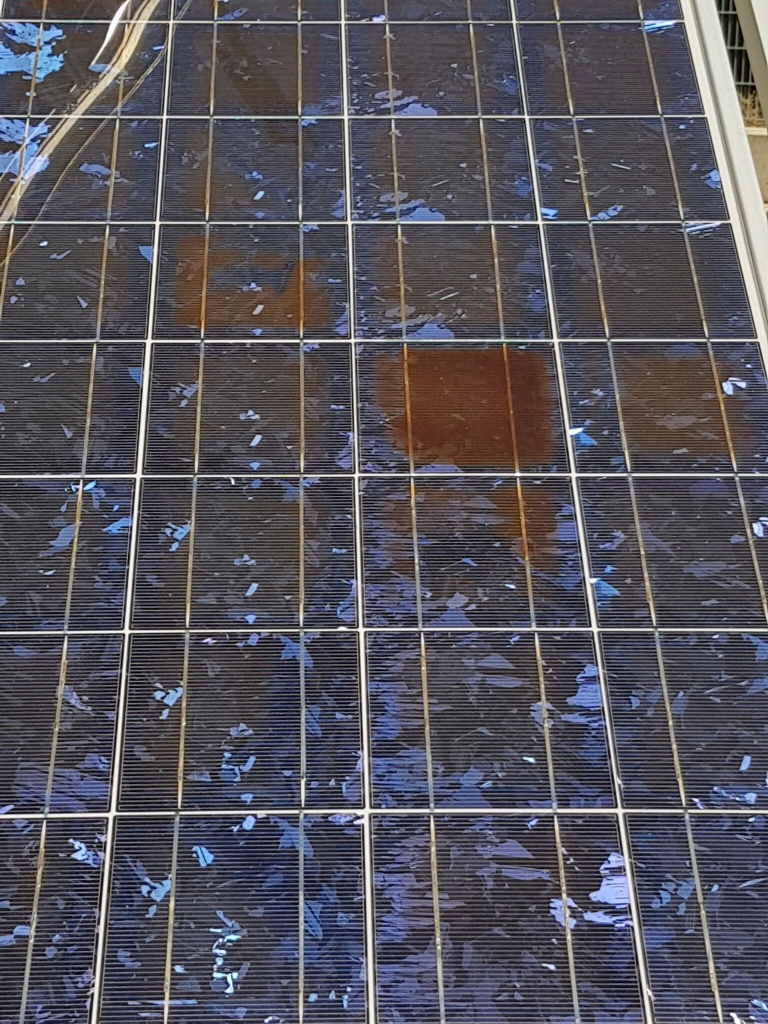
#> input picture Foto.jpg, 1536 x 2048 px, given in place of konta1.jpg, which was not available (shown at 1/2 size)
$ python CloseDetect.py Foto.jpg Foto.jpg
#> lines starting #> are read from the running program, lines starting #| are printed output that depends on the picture; after the words box and inside, x2 and y2 are one past the last pixel; in counts of white or black regions, pixels touching at a corner belong together; pictures that were not available may be replaced by others from this repository, and a replacement may not be noted
import cv2
import numpy as np
import sys

count=0#The count of image proccessed
w=255  #The White Constant
acc=17 #Accepted Error

#A Function to adjust the gamma of a picture
def adjust_gamma(image, gamma=1.0):
	invGamma=1.0/gamma
	table = np.array([((i / 255.0) ** invGamma) * 255
		for i in np.arange(0, 256)]).astype("uint8")
	return cv2.LUT(image, table)
#A function that returns the absolute value
def abs(a):
	if(a<0):
		return -a
	return a
#A function that calculates the Error of 2 values
def sfalma(orig, tim):
	return int((abs(float(orig)-float(tim))/orig)*100)

#A function that get the hierarchy of a Picture's contours
#And calculates the number of contours
def NumOfContours(hier):
	#The hierarchy is an 2D array
	#That the 4th value if its -1 then is a White Contour
	c=0
	if not(hier is None):
		for h in hier[0]:
			if(h[3]==-1):
				c+=1
	return c

#A method that detects if a contour intersects
#With any of the other contours
def intersects(cnt, img):
	img=img.copy() 				#Creating the copy of the picture
	gray=deColorStage(img)		#Moving to Grayscale
	#Passing through a threshold
	thresh = cv2.threshold(gray,254,255,cv2.THRESH_BINARY)[1]
	#Getting the hierarchy
	hier = cv2.findContours(thresh,cv2.RETR_CCOMP,cv2.CHAIN_APPROX_SIMPLE)[2]
	palia=NumOfContours(hier)	#calculates the number of contours now
	#Draws the contour
	cv2.drawContours(img, [cnt], 0, (w,w,w), -1)
	#Redo the above operation
	gray=deColorStage(img)
	thresh = cv2.threshold(gray,254,255,cv2.THRESH_BINARY)[1]
	hier = cv2.findContours(thresh,cv2.RETR_CCOMP,cv2.CHAIN_APPROX_SIMPLE)[2]
	neo=NumOfContours(hier)
	#And if there are less or the same no of contours then it doesnt intersects
	if(neo<=palia):
		return True
	return False

#The main detection Function
def draw_squares(thresh, foto):
	#We detect the contours of the thresholded image
	contours = cv2.findContours(thresh,cv2.RETR_TREE,cv2.CHAIN_APPROX_SIMPLE)[1]
	for cnt in contours: 			#We pass every Contour
		area = cv2.contourArea(cnt)	#I detect the area of the contour
		rect = cv2.minAreaRect(cnt)
		carea=rect[1][0]*rect[1][1] #I calculate the area of the minimum Rect
		if((area>float((float(foto.size)/3)*0.01) and area<=float((float(foto.size)/3)*0.25))):
			#if the area size is accepted (more then 1% and less than 25% of picture)
			if(sfalma(area, carea)<=acc): #And the error is ok
				rect = cv2.minAreaRect(cnt)
				box = cv2.boxPoints(rect)
				box = np.int0(box)
				if (not intersects(cnt, Solars)): #And doesn't intersects
					#Draw it
					cv2.drawContours(foto,[box],0,(b,g,r),10)
					cv2.drawContours(edit, [cnt], 0, (w,w,w), -1)
					cv2.drawContours(Solars, [cnt], 0, (w,w,w), -1)
					#cv2.imshow("Solars", cv2.resize(Solars, (0,0),fx=hmm, fy=hmm))
					#cv2.waitKey(0)
#A method to make a picture black/white
def deColorStage(image):
	image=cv2.cvtColor(image, cv2.COLOR_BGR2GRAY)
	return image

#A method to blur the image
def blurStage(image, blur):
	image=cv2.medianBlur(image, blur)
	return image

#A method to change the gamma
def gammaStage(image, gam):
	image=adjust_gamma(image, gam)
	return image

#Doing the addaptive threshhold
def thresholdStage(image, squr, xrw):
	image=cv2.adaptiveThreshold(image,255,cv2.ADAPTIVE_THRESH_GAUSSIAN_C, cv2.THRESH_BINARY_INV,squr, xrw)
	return image


arxi=0
telos=15
if(len(sys.argv)>=2 and sys.argv[1]=='-f'):
	arxi=0
	telos=1
#		 [b,     g,   r, blur, squr, xrw,   gam]
modes=[	 [255,   0,   0,    9,  109,  -6,  0.75]
		,[0	 , 255,   0,    3,   69,   2,  0.75]
		,[0  ,   0, 255,    3,   21,   1,  1.75]
		,[0  , 255, 255,    0,   15,   0,   0.3]
		,[255,   0, 255,    3,    5,   0,   0.2]
		]
for i in range(arxi, telos):
	count+=1
	path="./Pictures/konta/"
	path+="konta"+str(i+1)+".jpg" 				#Choosing the image
	if(len(sys.argv)>=2 and sys.argv[1]=='-f'):
		path=sys.argv[2]
	print (path)
	hmm=0.5										#The resize value
	original=cv2.imread(path)					#read the image
#> original is the input picture: shape (2048, 1536, 3); mean B, G, R 92.5, 83.1, 85.2
	#original= cv2.resize(original, (2048, 1536))#resize it!
	Solars=np.zeros((original.shape), np.uint8)	#the black image of contours
	edit=original.copy()						#the image that marks
	for j in range(len(modes)):					#for each mode
		print ("AT MODE: "+str(j))
		b, g, r, blur, squr, xrw, gam=modes[j] 	#Read the info
		changes=edit.copy()						#Copy the image for changes
		#Pass the image preparation stages
		if(blur>=3):
			changes=blurStage(changes, blur)
		changes=gammaStage(changes, gam)
		changes=deColorStage(changes)
		changes=thresholdStage(changes, squr, xrw)
		#find the solar panels
		draw_squares(changes, original)
#> this loop made 5 passes
#> pass 1, in deColorStage, `image=cv2.cvtColor(image, cv2.COLOR_BGR2GRAY)`:
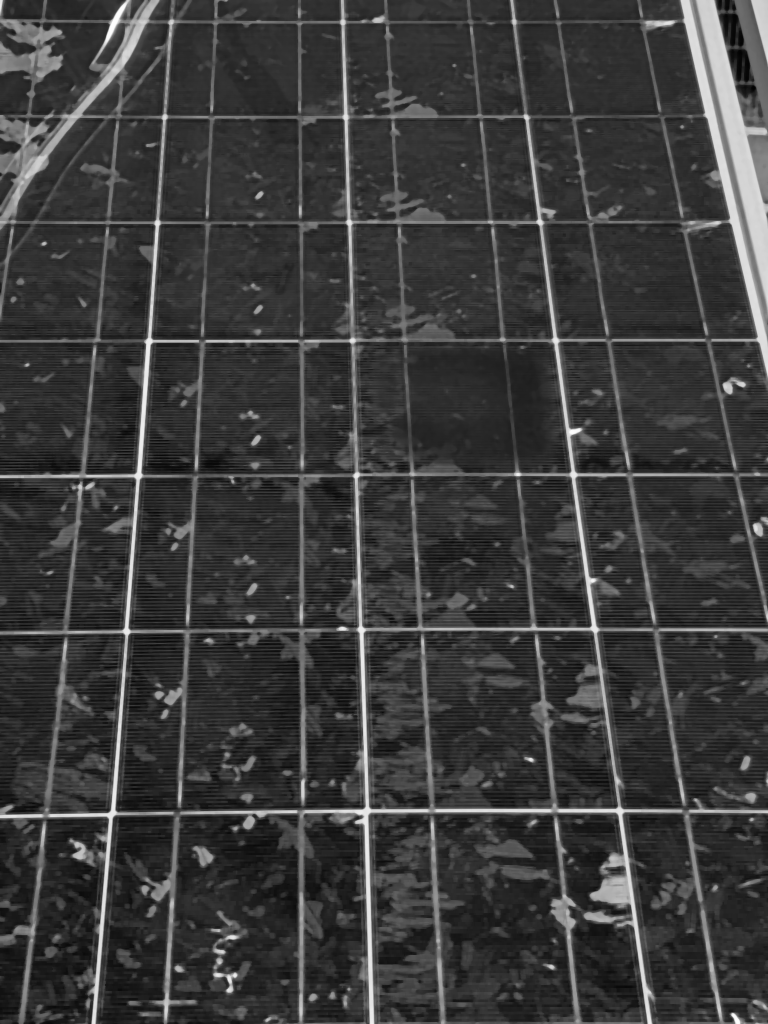
#> image: shape (2048, 1536) (shown at 1/2 size); min 1, max 254, mean 59.5
#> pass 1, in thresholdStage, `image=cv2.adaptiveThreshold(image,255,cv2.ADAPTIVE_THRESH_GAUSSIAN_C, ..`:
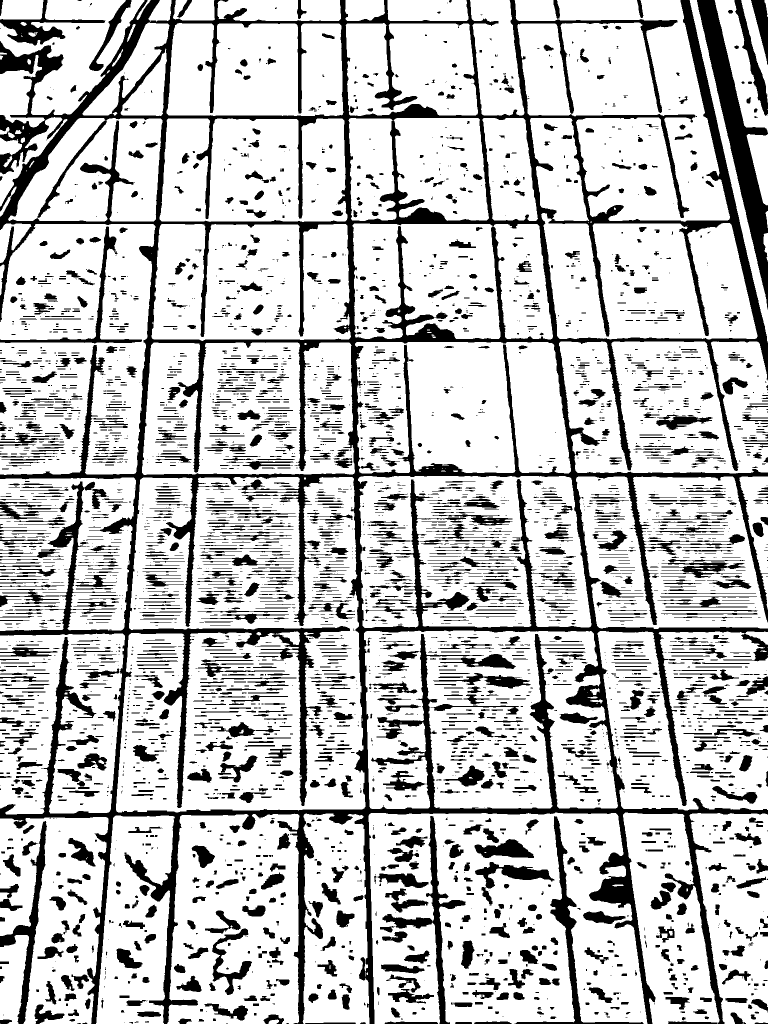
#> image: shape (2048, 1536) (shown at 1/2 size); 77.2% white; 4062 black regions (1866 under 20 px), largest, box (x1, y1, x2, y2) and area: (0, 0, 1536, 2048) 349948, (1394, 0, 1536, 619) 20549, (765, 1632, 931, 2048) 7390
#> after the loop:
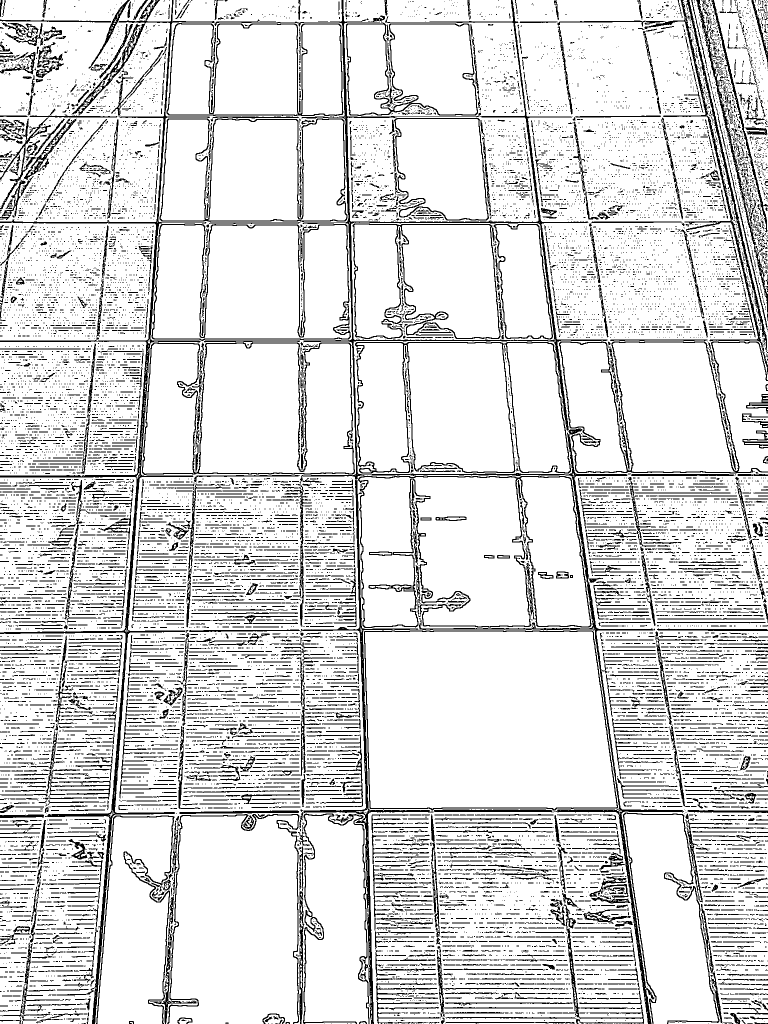
#> changes: shape (2048, 1536) (shown at 1/2 size); 85.4% white; black in thin lines or dots
	cv2.imshow("Detect: "+str(i+1),  cv2.resize(original, (0,0),fx=hmm, fy=hmm));
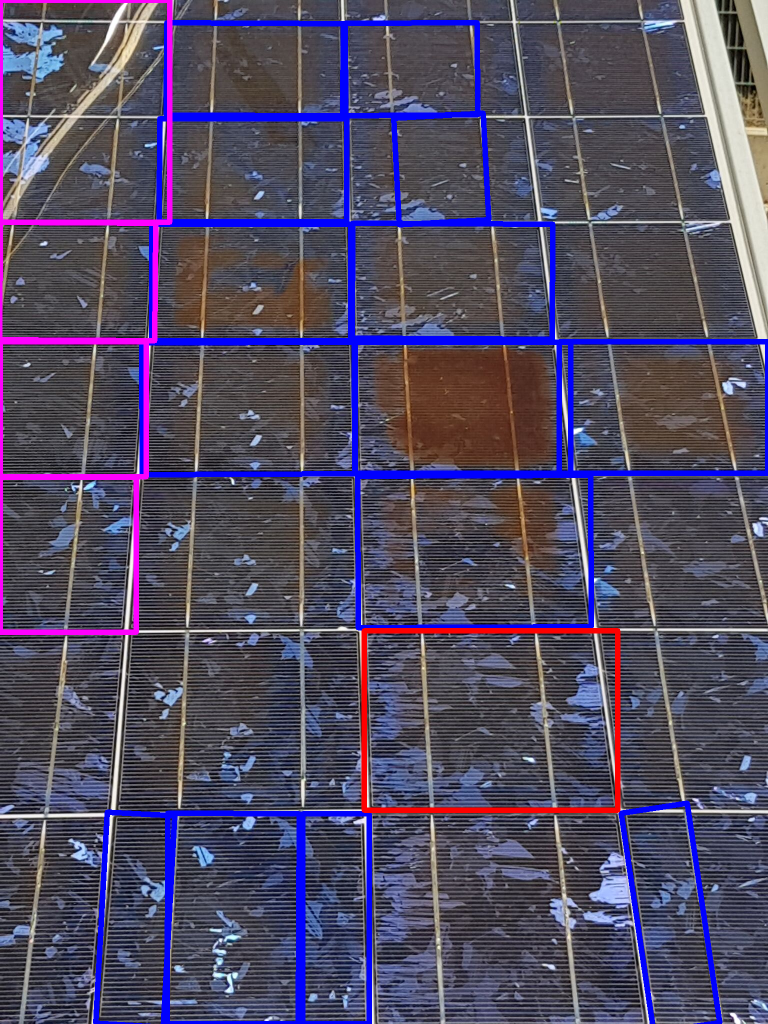
#> window 'Detect: 1': shape (1024, 768, 3); mean B, G, R 99.1, 74.8, 81.5
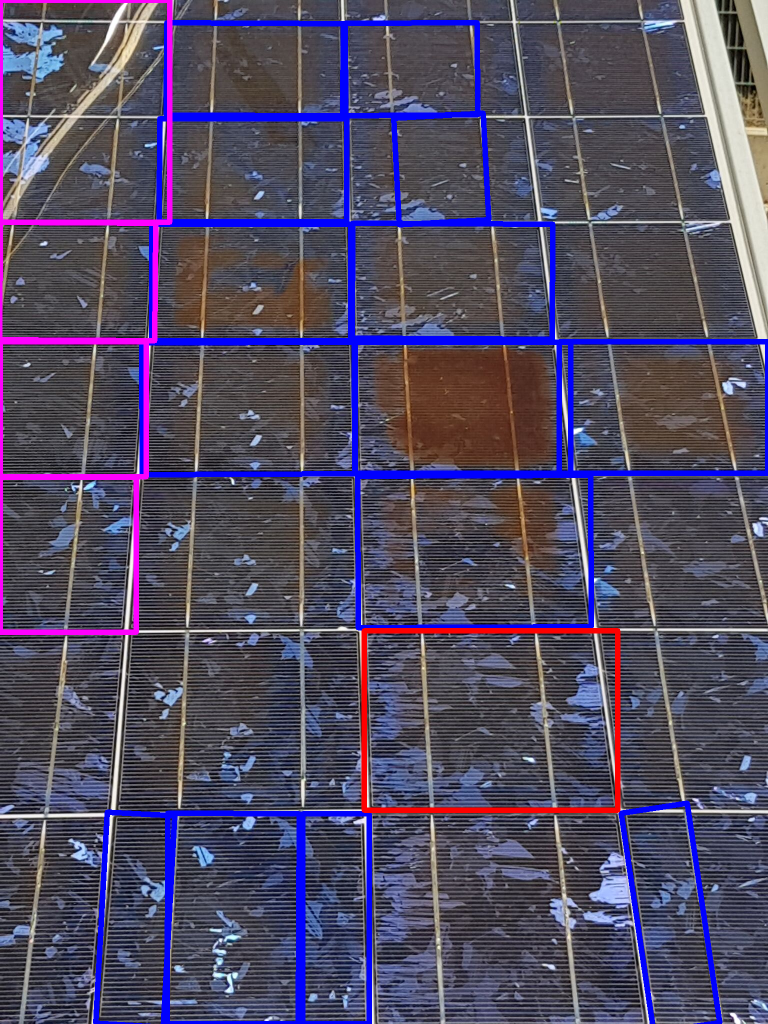
#> original: shape (2048, 1536, 3) (shown at 1/2 size); 6.53% of pixels changed, all inside (x1, y1, x2, y2) = (0, 0, 1536, 2048)
#> (the run stopped early here; a loop or call above may not have finished)
